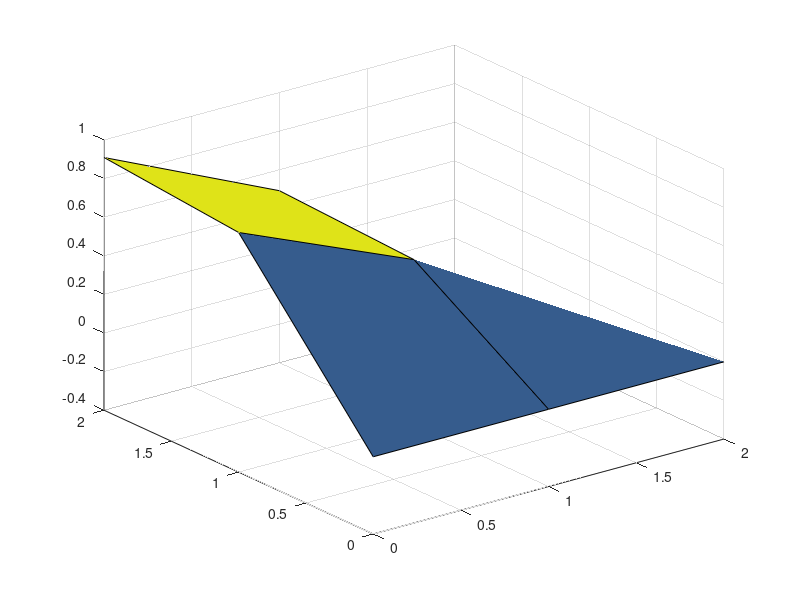
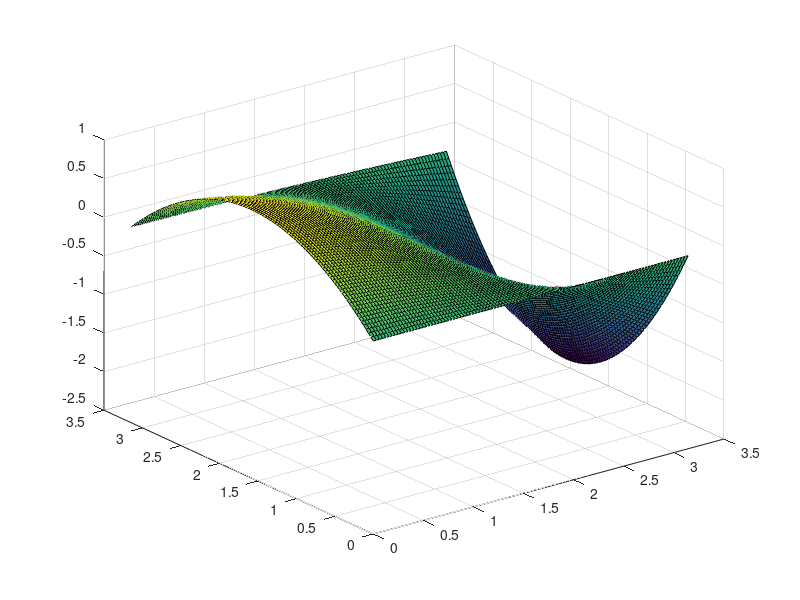

Write MATLAB code to recreate these figures, in order.
clear all; close all; 
x = [0:0.25*pi*pi]'; % no entendi esto
y = x;
z = sin(x)*cos(y');
xn = [0:0.01:1]'*pi
yn = [0:0.01:1]'*pi
[Xn, Yn] = meshgrid(xn,yn);
Zn= interp2(x,y,z,Xn,Yn, 'spline');
%%%%%%%%%%%%%%%%%%%%%%%%%%%%%%%%%%
figure (1); clf; %Grafica data gruesa
surf(x,y,z)
%%%%%%%%%%%%%%%%%%%%%%%%%%%%%%%%%%
figure (2); clf; %Grafica data fina e interpolada
surf(Xn,Yn,Zn)
